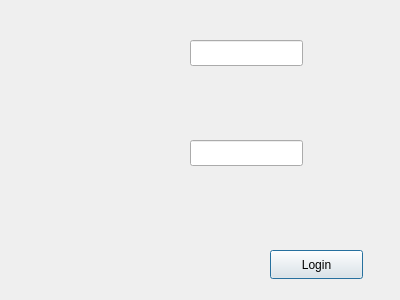
<?xml version="1.0" encoding="UTF-8"?>
<ui version="4.0">
 <class>Dialog</class>
 <widget class="QDialog" name="Dialog">
  <property name="geometry">
   <rect>
    <x>0</x>
    <y>0</y>
    <width>400</width>
    <height>300</height>
   </rect>
  </property>
  <property name="windowTitle">
   <string>Dialog</string>
  </property>
  <widget class="QLineEdit" name="idLineEdit">
   <property name="geometry">
    <rect>
     <x>190</x>
     <y>40</y>
     <width>113</width>
     <height>26</height>
    </rect>
   </property>
  </widget>
  <widget class="QLineEdit" name="passwordLineEdit">
   <property name="geometry">
    <rect>
     <x>190</x>
     <y>140</y>
     <width>113</width>
     <height>26</height>
    </rect>
   </property>
  </widget>
  <widget class="QPushButton" name="loginButton">
   <property name="geometry">
    <rect>
     <x>270</x>
     <y>250</y>
     <width>93</width>
     <height>29</height>
    </rect>
   </property>
   <property name="text">
    <string>Login</string>
   </property>
  </widget>
 </widget>
 <resources/>
 <connections/>
</ui>
